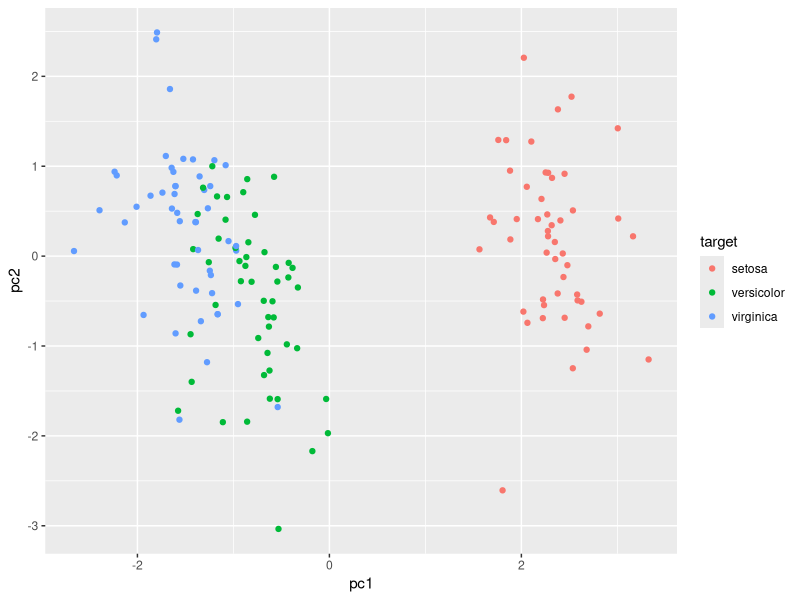

The R source for this figure:
rm(list = ls())
library(tidyverse)

data(iris)
head(iris, 3)

iris <- iris[sample(nrow(iris)),]

log.ir <- log(iris[, 1:4])
ir.species <- iris[, 5]

ir.pca <- prcomp(log.ir,
                 center = TRUE,
                 scale. = TRUE) 

print(ir.pca)

pred_matrix <- predict(ir.pca, 
        newdata=log.ir)

df <- tibble(pc1 = pred_matrix[,1],
             pc2 = pred_matrix[,2],
             target = iris[, 5])

ggplot(df, aes(x = pc1, y = pc2, color = target))+
  geom_point()
